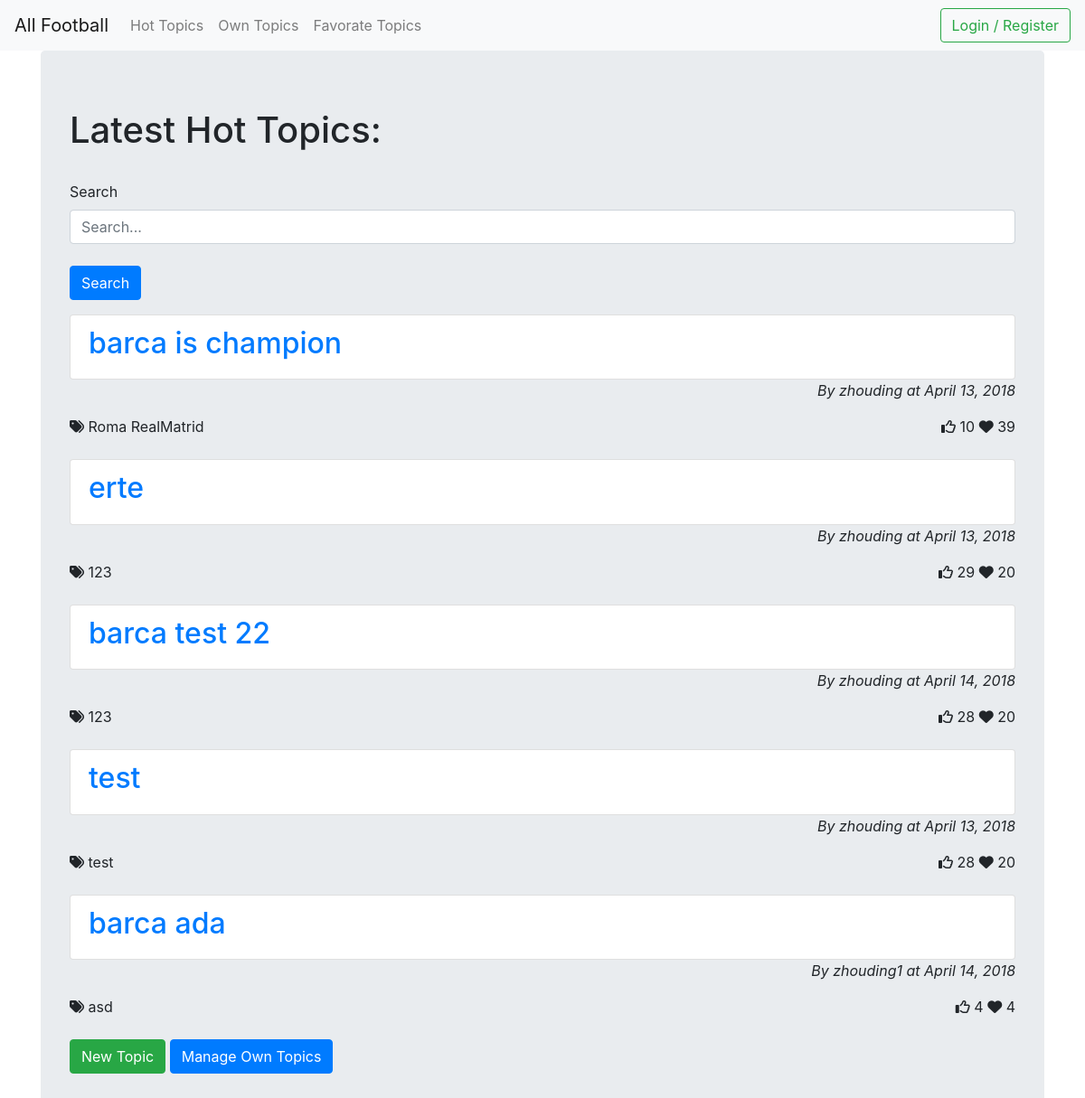
Before: /topics/ with the older database file.
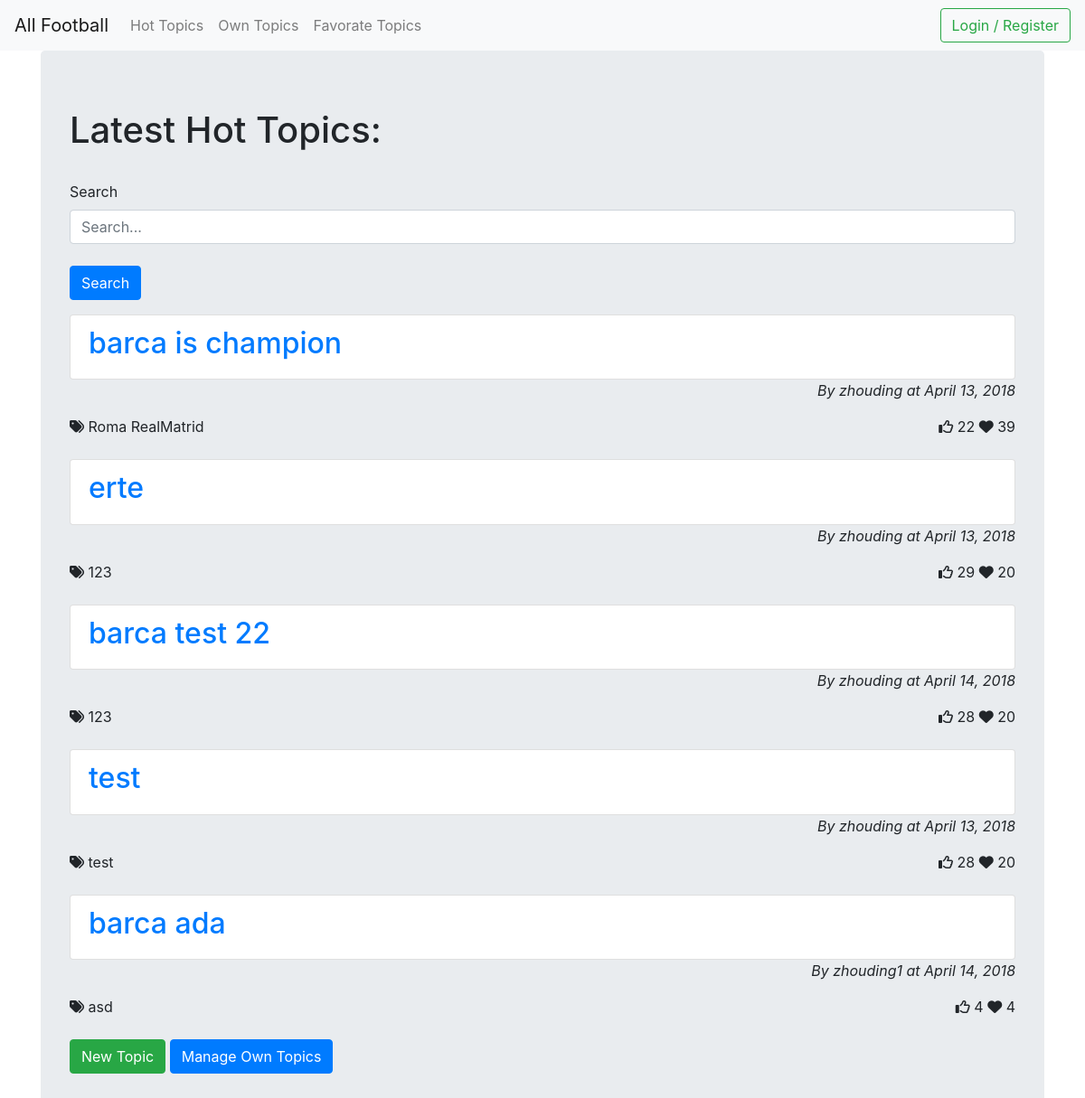
After: the same page with the newer database file.
### app/models.py (models this page shows, shortened)
class Topic(models.Model):
    title = models.CharField(max_length = 256)
    content = models.CharField(max_length = 3000)
    author = models.ForeignKey(User, related_name = 'author', on_delete=models.CASCADE)
    date = models.DateField(auto_now = False, auto_now_add = True)
    likes = models.BigIntegerField(blank=True, null=True)
    favorates = models.BigIntegerField(blank=True, null=True)
    favorate_by = models.ManyToManyField(User, blank=True)
    tags = models.ManyToManyField(Tag, blank=True)

### app/views.py (the view)
# urls.py: path('topics/', views.TopicListView.as_view(), name='topics'),
class TopicListView(ListView):
    model = models.Topic
    template_name = 'topics.html'
    context_object_name = 'topics'
    queryset = models.Topic.objects.order_by('-favorates', '-likes', '-date')

### templates/topics.html (shortened to what this page needs)
{% extends "base.html" %}
{% block content %}
    <div class="jumbotron">
        <h1>Latest Hot Topics:</h1></br>
        <form method="GET" action="{% url "app:search" %}">
            <div class="form-group">
                <label for="search">Search</label>
                <input type="text" class="form-control" id="search" name="content" placeholder="Search..."></br>
                <button type="submit" class="btn btn-primary">Search</button>
            </div>
        </form>
        <ul class="list-group" id="list">
            {% for topic in topics %}
            <a href="{{ topic.id }}"><li class="list-group-item"><h2>{{ topic.title }}</h2></li></a>
            <em style="text-align:right"><p>By {{ topic.author.username }} at {{ topic.date }}</p></em>
            <div>
                <div style="float: left">
                <i class="fa fa-tags" aria-hidden="true"></i>
                {% for tag in topic.tags.all %}
                {{ tag.label }}
                {% endfor %}
            </div>
                <div style="float: right">
                <i class="fa fa-thumbs-o-up" aria-hidden="true"></i>
                {{ topic.likes }}
                <i class="fa fa-heart" aria-hidden="true"></i>
                {{ topic.favorates }}
                </div>
            </div>
            {% endfor %}
        </ul>
        {% if user.is_authenticated %}
        <a href="{% url 'app:new_topic' %}"><button type="button" class="btn btn-success">New Topic</button></a>
        <a href="{% url 'app:own_topics' %}"><button type="button" class="btn btn-primary">Manage Own Topics</button></a>
        {% else %}
        <a href="{% url 'app:redirect_login' %}"><button type="button" class="btn btn-success">New Topic</button></a>
        <a href="{% url 'app:redirect_login' %}"><button type="button" class="btn btn-primary">Manage Own Topics</button></a>
        {% endif %}
    </div>
{% endblock %}

Changed rows visible on the page:
changed Topic "barca is champion": likes "10" → "22"
